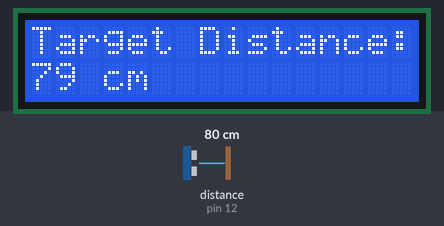
Bench run of a sketch on a simulated Arduino Uno, built with avr-gcc and run on an emulated ATmega328P. Shown: 16×2 character LCD. Wiring (inferred from the names in the program): ultrasonic range finder: trigger pin 13; echo pin 12. The inputs (shaded band) are chosen by the test bench; at power-on: distance to the obstacle (sensor on pin 12) 80 cm. The echo pulse lasts 58.3 µs per cm.

Above: at 1.2 s.
1.3 s: distance to the obstacle (sensor on pin 12) set to 2 cm
At 2.8 s:
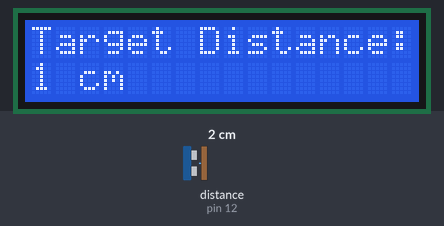
3.1 s: distance to the obstacle (sensor on pin 12) set to 250 cm
At 4.5 s:
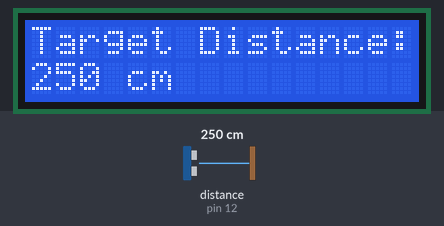
6.1 s: distance to the obstacle (sensor on pin 12) set to 4 cm
At 7.2 s:
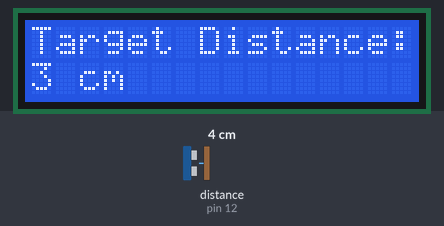
Timing chart, 0 to 9.1 s (numbered marks = the images above; inputs shaded):
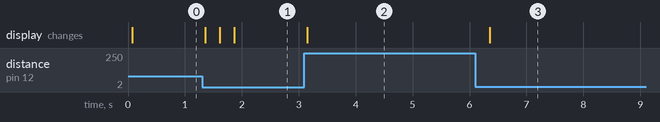

Measured:
- after the input at 1.3 s, the display: changes after 0.06 s (image 1)
- after the input at 3.1 s, the display: changes after 0.05 s (image 2)
- after the input at 6.1 s, the display: changes after 0.26 s (image 3)

The sketch:

Distance_measure.ino
```cpp
#include <LiquidCrystal.h>
LiquidCrystal  LCD(11,10,9,2,3,4,5);
//LiquidCrystal  LCD(2,3,4,5,9,10,11);

#define trigPin 13
#define echoPin 12

void setup() {
  // put your setup code here, to run once:
  pinMode(trigPin,OUTPUT);
  pinMode(echoPin,INPUT);

  LCD.begin(16,2);
  LCD.setCursor(0,0);
  LCD.print("Target Distance:");
}

void loop() {
  // put your main code here, to run repeatedly:
  long duration,distance;
  digitalWrite(trigPin,LOW);
  delayMicroseconds(2);
  digitalWrite(trigPin,HIGH);
  delayMicroseconds(2);
  digitalWrite(trigPin,LOW);
  duration=pulseIn(echoPin,HIGH);
  distance=(duration/2)/29.1;

  LCD.setCursor(0,1);
  LCD.print("                "); //Print blanks to clear the row
  LCD.setCursor(0,1);
  LCD.print(distance);
  LCD.print(" cm");
  delay(250);
}
```
